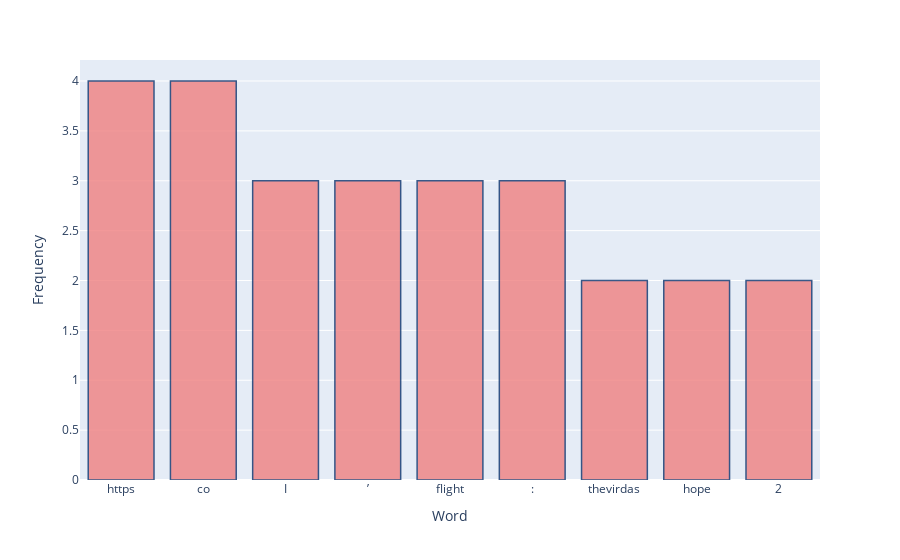

Here is the notebook cell this chart was saved with:
### Code cell
import plotly.express as px
fig = px.bar(fd, x="Word", y="Frequency")
fig.update_traces(marker_color='rgb(240,128,128)',          \
    marker_line_color='rgb(8,48,107)',                      \
    marker_line_width=1.5, opacity=0.8)
fig.show()

### Figure 1 — Plotly figure (JSON) as saved in the notebook; plotly's stock layout.template omitted (floating-point values rounded to 4 significant figures)
{"data": [{"alignmentgroup": "True", "hovertemplate": "Word=%{x}<br>Frequency=%{y}<extra></extra>", "legendgroup": "", "marker": {"color": "rgb(240,128,128)", "line": {"color": "rgb(8,48,107)", "width": 1.5}, "pattern": {"shape": ""}}, "name": "", "offsetgroup": "", "opacity": 0.8, "orientation": "v", "showlegend": false, "textposition": "auto", "type": "bar", "x": ["https", "co", "I", "’", "flight", ":", "thevirdas", "hope", "2"], "xaxis": "x", "y": [4, 4, 3, 3, 3, 3, 2, 2, 2], "yaxis": "y"}], "layout": {"barmode": "relative", "legend": {"tracegroupgap": 0}, "margin": {"t": 60}, "xaxis": {"anchor": "y", "domain": [0, 1], "title": {"text": "Word"}}, "yaxis": {"anchor": "x", "domain": [0, 1], "title": {"text": "Frequency"}}}}
